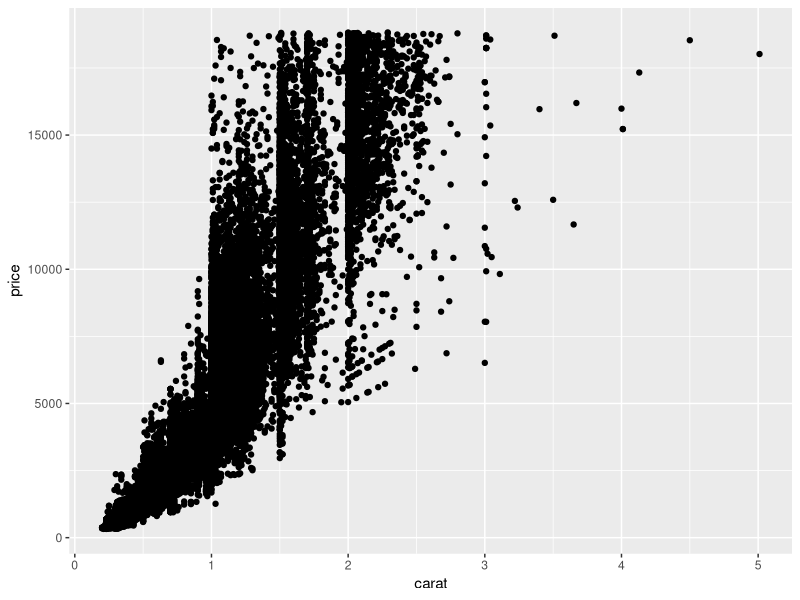
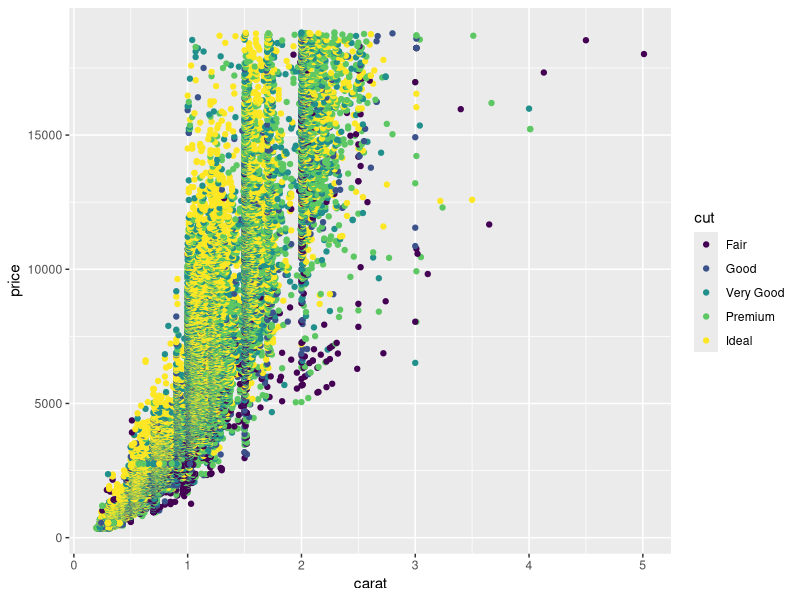
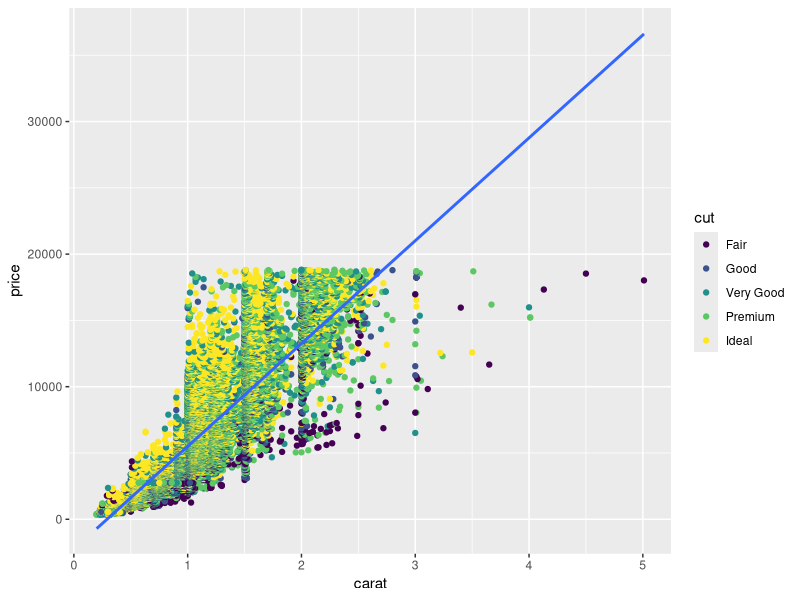

Generate these figures, in order, with R:
## ---- chunk 1
library(tidyverse)
## ---- chunk 2
## TODO: Complete this code
diamonds %>% 
  ggplot(aes(x = carat, y = price)) +
  geom_point()
## ---- chunk 3
diamonds %>% 
  ggplot(aes(x = carat, y = price, colour = cut)) +
  geom_point()
## ---- chunk 4
diamonds |> 
  ggplot(mapping = aes(y = price, x = carat)) +
  geom_point(aes(color = cut)) +
  geom_smooth(method = "lm")
